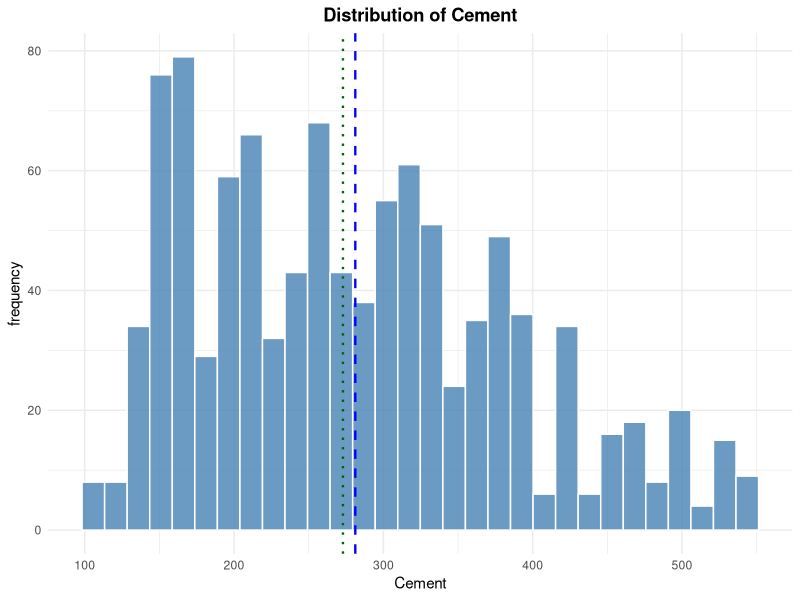
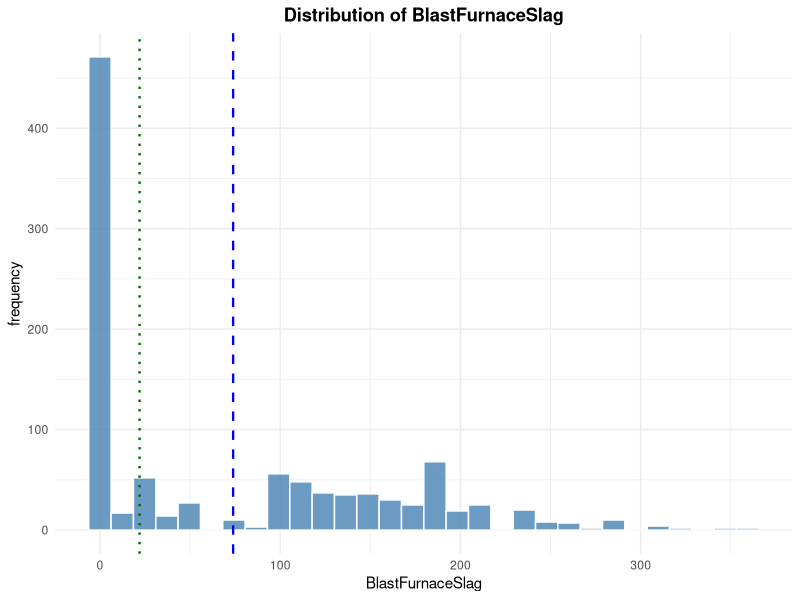
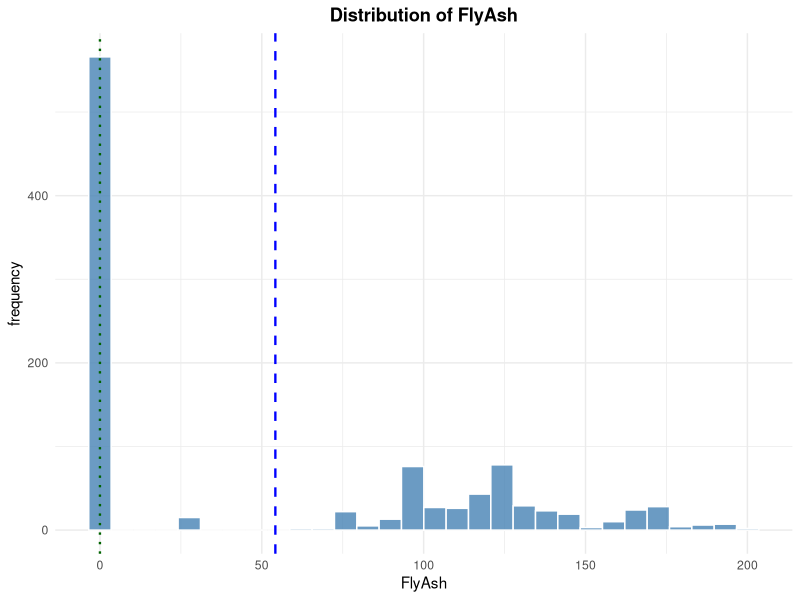
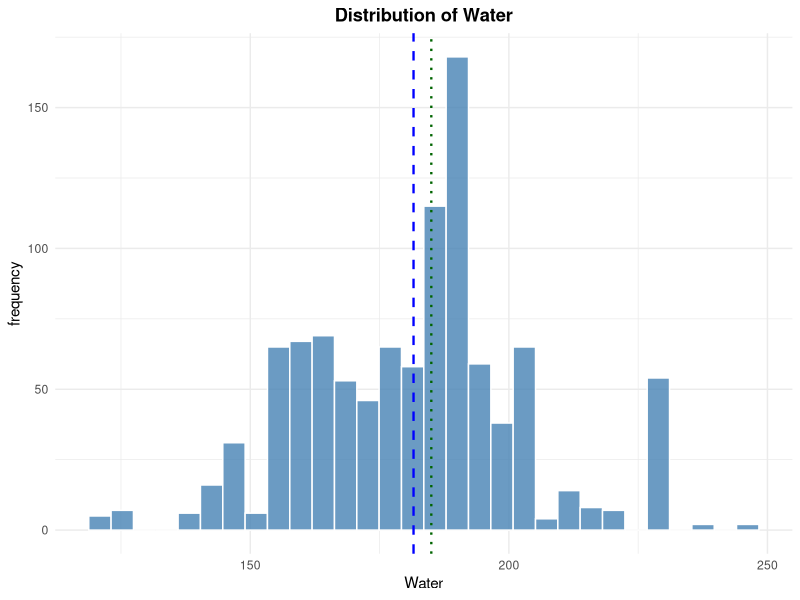
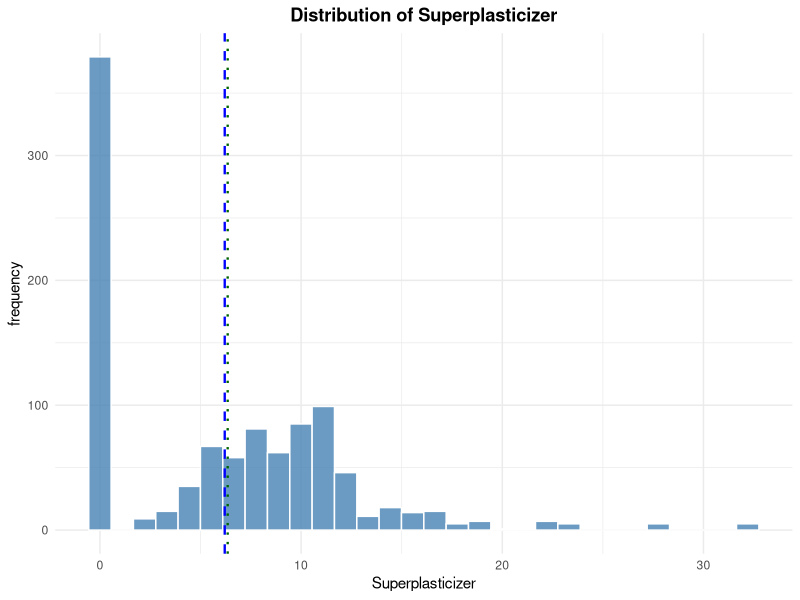
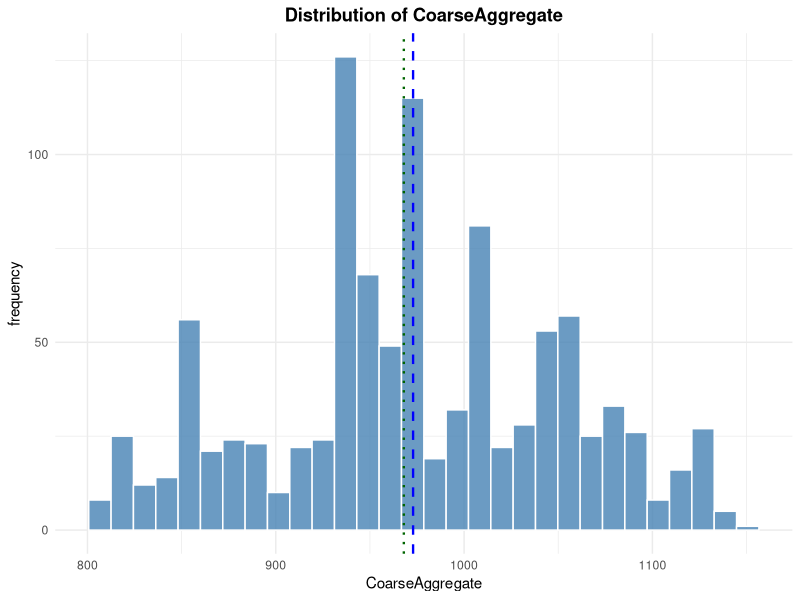
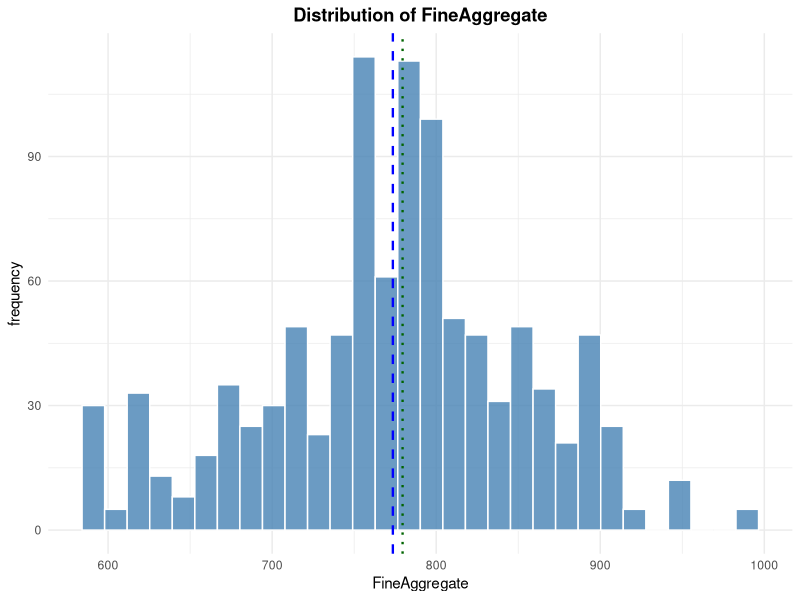
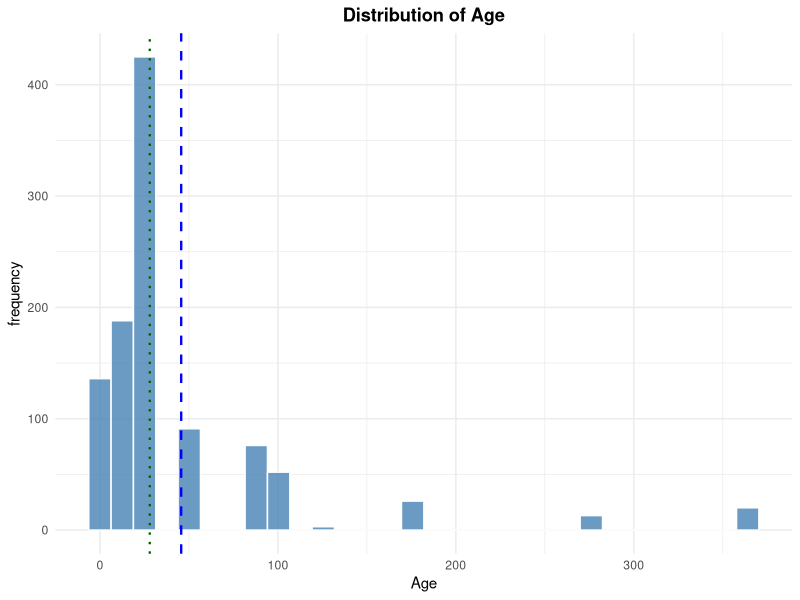

Generate these figures, in order, with R:
## ---- chunk 1

required_packages <- c(
  "tidyverse",
  "glmnet",
  "knitr",
  "kableExtra",
  "car",
  "readxl",
  "corrplot",
  "patchwork"
)
missing_packages <- required_packages[
  !vapply(required_packages, requireNamespace, logical(1), quietly = TRUE)
]
if (length(missing_packages)) {
  stop("Install the required packages before rendering: ",
       paste(missing_packages, collapse = ", "))
}

library(tidyverse)
library(glmnet)
library(knitr)
library(car)
library(kableExtra)
library(readxl)
library(ggplot2)
library(dplyr)
library(tidyr)
library(corrplot)


seeds <- list(
  split = 240200L,
  cv = 240300L,
  features = 240400L
)

## ---- chunk 2

split_rows <- function(n, train_prop = 0.80, seed) {
  stopifnot(n >= 10L, train_prop > 0, train_prop < 1)
  set.seed(seed)
  train <- sort(sample.int(n, floor(train_prop * n), replace = FALSE))
  list(train = train, test = setdiff(seq_len(n), train))
}

fit_scaler <- function(x, tol = 1e-12) {
  x <- as.matrix(x)
  center <- colMeans(x)
  centered <- sweep(x, 2L, center, "-")
  scale <- sqrt(colMeans(centered^2))
  keep <- is.finite(scale) & scale > tol
  if (!any(keep)) stop("No nonconstant training predictor remains.")
  list(
    center = center[keep],
    scale = scale[keep],
    keep = keep,
    dropped = colnames(x)[!keep]
  )
}

apply_scaler <- function(x, prep) {
  x <- as.matrix(x)[, prep$keep, drop = FALSE]
  x <- sweep(x, 2L, prep$center, "-")
  sweep(x, 2L, prep$scale, "/")
}

make_foldid <- function(n, k = 5L, seed) {
  if (k < 3L || k > n) stop("Require 3 <= k <= number of training rows.")
  set.seed(seed)
  sample(rep(seq_len(k), length.out = n))
}

render_table <- function(df, caption, align = NULL) {
  if (is.null(align)) {
    align <- paste(rep("c", ncol(df)), collapse = "")
  }

  kbl(
    df,
    caption = caption,
    booktabs = TRUE,
    align = align
  ) |>
    kable_styling(
      latex_options = c("hold_position", "striped"),
      position = "center",
      full_width = FALSE,
      font_size = 10
    ) |>
    row_spec(0, bold = TRUE)
}

plot_histogram <- function(data, title, x_title, y_title) { 
  plot <- ggplot(
    data.frame(Value = data), 
    aes(x = Value)
  ) + 
    geom_histogram(
      bins = 30, 
      fill = "steelblue", 
      color = "white", 
      alpha = 0.8 
    ) + 
    geom_vline(
      xintercept = mean(data, na.rm = TRUE), 
      color = "blue", 
      linetype = "dashed", 
      linewidth = 0.8
    ) + 
    geom_vline(
      xintercept = median(data, na.rm = TRUE), 
      color = "darkgreen", 
      linetype = "dotted", 
      linewidth = 0.8
    ) + 
    labs(
      title = title, 
      x = x_title, 
      y = y_title
    ) + 
    theme_minimal(base_size = 11) + 
    theme(
      plot.title = element_text(
        hjust = 0.5, 
        face = "bold"
      )
    ) 
  
  return(plot) 
}

ols_stepwise_regression <- function(x_train,
                                    y_train,
                                    direction = "both") {
  
  df <- as.data.frame(x_train)
  df$y <- y_train
  
  full_model <- lm(
    y ~ .,
    data = df
  )
  
  best_model <- step(
    full_model,
    direction = direction,
    trace = 0
  )
  
  return (best_model)
}

fit_cv_glmnet <- function(x, y, alpha, foldid) {
  glmnet::cv.glmnet(
    x = x,
    y = y,
    family = "gaussian",
    alpha = alpha,
    foldid = foldid,
    standardize = TRUE,
    intercept = TRUE,
    type.measure = "mse"
  )
}

regression_metrics <- function(actual, predicted) {
  
  actual <- as.numeric(actual)
  predicted <- as.numeric(predicted)
  
  rmse <- sqrt(
    mean((actual - predicted)^2)
  )
  
  mae <- mean(
    abs(actual - predicted)
  )
  
  r2 <- 1 - (
    sum((actual - predicted)^2) /
    sum((actual - mean(actual))^2)
  )
  
  data.frame(
    RMSE = rmse,
    MAE = mae,
    R2 = r2
  )
}

## ---- chunk 3
raw_data <- read_excel("Concrete_Data.xls")
old_column_names <- names(raw_data)
new_column_names <- c("Cement",
                      "BlastFurnaceSlag",
                      "FlyAsh",
                      "Water",
                      "Superplasticizer",
                      "CoarseAggregate",
                      "FineAggregate",
                      "Age",
                      "Strength")
names(raw_data) <- new_column_names

response <- "Strength"
predictors <- setdiff(names(raw_data), response)


cat("Dimension:", nrow(raw_data), "x", ncol(raw_data),
    "| Total missing values:", sum(is.na(raw_data)), "\n")
## ---- chunk 4

for (name in new_column_names){
  print(plot_histogram(raw_data[[name]], 
                       paste("Distribution of", name), 
                       name,
                       "frequency"))
}

## ---- chunk 5
# Desired variable order: predictors first, Strength last
variable_order <- c(predictors, "Strength")

# Calculate mean and median for each variable
summary_stats <- raw_data %>%
  pivot_longer(
    cols = everything(),
    names_to = "Variable",
    values_to = "Value"
  ) %>%
  mutate(
    Variable = factor(Variable, levels = variable_order)
  ) %>%
  group_by(Variable) %>%
  summarise(
    Mean = mean(Value, na.rm = TRUE),
    Median = median(Value, na.rm = TRUE),
    .groups = "drop"
  )

# Histogram
raw_data %>%
  pivot_longer(
    cols = everything(),
    names_to = "Variable",
    values_to = "Value"
  ) %>%
  mutate(
    Variable = factor(Variable, levels = variable_order)
  ) %>%
  ggplot(aes(x = Value)) +
  geom_histogram(
    bins = 30,
    fill = "steelblue",
    color = "white",
    alpha = 0.8
  ) +
  geom_vline(
    data = summary_stats,
    aes(xintercept = Mean, color = "Mean"),
    linetype = "dashed",
    linewidth = 0.6
  ) +
  geom_vline(
    data = summary_stats,
    aes(xintercept = Median, color = "Median"),
    linetype = "dotted",
    linewidth = 0.6
  ) +
  facet_wrap(
    ~ Variable,
    scales = "free",
    ncol = 2
  ) +
  scale_color_manual(
    name = NULL,
    values = c(
      "Mean" = "blue",
      "Median" = "darkgreen"
    )
  ) +
  labs(
    title = "Distribution of Variables",
    x = NULL,
    y = "Frequency"
  ) +
  theme_minimal(base_size = 12) +
  theme(
    plot.title = element_text(
      hjust = 0.5,
      face = "bold",
      size = 16
    ),
    strip.text = element_text(
      size = 12,
      face = "bold"
    ),
    axis.text = element_text(size = 10),
    legend.position = "bottom"
  )

# Box plot
raw_data %>%
  pivot_longer(
    cols = everything(),
    names_to = "Variable",
    values_to = "Value"
  ) %>%
  mutate(
    Variable = factor(Variable, levels = variable_order)
  ) %>%
  ggplot(aes(x = "", y = Value)) +
  geom_boxplot() +
  facet_wrap(
    ~ Variable,
    scales = "free",
    ncol = 3
  ) +
  labs(
    title = "Boxplots of Variables",
    x = NULL,
    y = NULL
  ) +
  theme_minimal() +
  theme(
    axis.text.x = element_blank(),
    axis.ticks.x = element_blank(),
    strip.text = element_text(face = "bold")
  )
## ---- chunk 6
raw_data %>%
  pivot_longer(
    cols = all_of(predictors),
    names_to = "Predictor",
    values_to = "Value"
  ) %>%
  mutate(
    Predictor = factor(Predictor, levels = predictors)
  )%>%
  ggplot(aes(x = Value, y = Strength)) +
  geom_point(alpha = 0.35) +
  geom_smooth(
    method = "loess",
    se = FALSE
  ) +
  facet_wrap(
    ~ Predictor,
    scales = "free_x",
    ncol = 3
  ) +
  labs(
    title = "Relationships Between Predictors and Concrete Strength",
    x = NULL,
    y = "Concrete Compressive Strength (MPa)"
  ) +
  theme_minimal()
## ---- chunk 7

library(corrplot)

# -----------------------------------
# 1. Correlation among all variables
# -----------------------------------

numeric_variables <- names(raw_data)[
  sapply(raw_data, is.numeric)
]

cor_matrix <- cor(
  raw_data[numeric_variables],
  use = "pairwise.complete.obs",
  method = "pearson"
)

# Numerical correlation matrix
round(cor_matrix, 2)

## ---- chunk 8

# -----------------------------------
# 2. Correlation heatmap
# -----------------------------------


corrplot(
  cor_matrix,
  method = "color",
  type = "upper",
  order = "hclust",
  addCoef.col = "black",
  tl.col = "black",
  tl.srt = 45,
  number.cex = 0.7
)

## ---- chunk 9

split <- split_rows(
    n = nrow(raw_data),
    train_prop = 0.80,
    seed = seeds$split
)

train_id <- split$train
test_id <- split$test

stopifnot(
    length(intersect(train_id, test_id)) == 0L
)

train_data <- raw_data[train_id, , drop=FALSE]
test_data  <- raw_data[test_id, , drop = FALSE]


## ---- chunk 10

iqr_outlier_summary <- function(x) {

  q1 <- unname(quantile(x, 0.25, na.rm = TRUE))
  q3 <- unname(quantile(x, 0.75, na.rm = TRUE))
  iqr <- q3 - q1

  lower <- q1 - 1.5 * iqr
  upper <- q3 + 1.5 * iqr

  outlier_flag <- x < lower | x > upper

  c(
    Lower_Bound = lower,
    Upper_Bound = upper,
    Number_of_Outliers = sum(outlier_flag, na.rm = TRUE),
    Percentage = mean(outlier_flag, na.rm = TRUE) * 100
  )
}

outlier_summary <- do.call(
  rbind,
  lapply(train_data, iqr_outlier_summary)
)

outlier_summary <- as.data.frame(outlier_summary)
outlier_summary$Variable <- rownames(outlier_summary)
rownames(outlier_summary) <- NULL

outlier_summary <- outlier_summary[
  , c(
    "Variable",
    "Lower_Bound",
    "Upper_Bound",
    "Number_of_Outliers",
    "Percentage"
  )
]
outlier_summary$Lower_Bound <- round(outlier_summary$Lower_Bound, 2)
outlier_summary$Upper_Bound <- round(outlier_summary$Upper_Bound, 2)
outlier_summary$Percentage <- round(outlier_summary$Percentage, 2)

outlier_summary
## ---- chunk 11
library(patchwork)

compare_transform <- function(data, raw_var, transformed_var, transformed_name) {

  # Original variable
  p_raw <- ggplot(
    data,
    aes(x = .data[[raw_var]], y = Strength)
  ) +
    geom_point(alpha = 0.3) +
    geom_smooth(
      method = "lm",
      se = FALSE,
      color = "red",
      linewidth = 0.8
    ) +
    geom_smooth(
      method = "loess",
      se = FALSE,
      color = "blue",
      linewidth = 0.8
    ) +
    labs(
      title = paste("Original:", raw_var),
      x = raw_var,
      y = "Concrete Compressive Strength (MPa)"
    ) +
    theme_minimal(base_size = 11) +
    theme(
      plot.title = element_text(
        hjust = 0.5,
        face = "bold"
      )
    )

  # Transformed variable
  temp_data <- data
  temp_data$Transformed <- transformed_var

  p_trans <- ggplot(
    temp_data,
    aes(x = Transformed, y = Strength)
  ) +
    geom_point(alpha = 0.3) +
    geom_smooth(
      method = "lm",
      se = FALSE,
      color = "red",
      linewidth = 0.8
    ) +
    geom_smooth(
      method = "loess",
      se = FALSE,
      color = "blue",
      linewidth = 0.8
    ) +
    labs(
      title = paste("Transformed:", transformed_name),
      x = transformed_name,
      y = "Concrete Compressive Strength (MPa)"
    ) +
    theme_minimal(base_size = 11) +
    theme(
      plot.title = element_text(
        hjust = 0.5,
        face = "bold"
      )
    )

  # Combine plots
  combined_plot <- p_raw + p_trans +
    plot_annotation(
      title = paste(
        "Effect of Transformation:",
        raw_var
      ),
      subtitle = "Red: Linear fit | Blue: LOESS smooth",
      theme = theme(
        plot.title = element_text(
          hjust = 0.5,
          face = "bold",
          size = 14
        ),
        plot.subtitle = element_text(
          hjust = 0.5,
          size = 10
        )
      )
    )

  return(combined_plot)
}

# Age
print(
  compare_transform(
    train_data,
    "Age",
    log(train_data$Age),
    "log(Age)"
  )
)

## ---- chunk 12

age_comparison <- data.frame(
  Form = c("Age", "log(Age)"),
  Correlation_with_Strength = c(
    cor(train_data$Age, train_data$Strength),
    cor(log(train_data$Age), train_data$Strength)
  )
)
age_comparison
## ---- chunk 13

train_clean <- train_data %>%
  mutate(
    # Transformation supported by EDA
    LogAge = log(Age), 
    Water2 = Water^2,

    # Zero-presence indicators
    SlagPresent = as.integer(BlastFurnaceSlag > 0),
    FlyAshPresent = as.integer(FlyAsh > 0),
    SuperplasticizerPresent =
      as.integer(Superplasticizer > 0)
  ) %>%
  select(-Age)

test_clean <- test_data %>%
  mutate(
    LogAge = log(Age), 
    Water2 = Water^2,

    SlagPresent = as.integer(BlastFurnaceSlag > 0),
    FlyAshPresent = as.integer(FlyAsh > 0),
    SuperplasticizerPresent =
      as.integer(Superplasticizer > 0)
  ) %>%
  select(-Age)

clean_predictors <- setdiff(
  names(train_clean),
  response
)

x_train_raw <- as.matrix(
  train_clean[, clean_predictors, drop = FALSE]
)
x_test_raw <- as.matrix(
  test_clean[, clean_predictors, drop = FALSE]
)

# Keep response on the original MPa scale
y_train <- train_clean[[response]]
y_test <- test_clean[[response]]


foldid <- make_foldid(
  n = nrow(train_clean),
  k = 5L,
  seed = seeds$cv
)

## ---- chunk 14
# Full model using the cleaned and engineered training data
vif_model <- lm(
  Strength ~ .,
  data = train_clean
)

vif_values <- car::vif(vif_model)

vif_table <- data.frame(
  Predictor = names(vif_values),
  VIF = as.numeric(vif_values)
)

vif_table <- vif_table[
  order(-vif_table$VIF),
]

vif_table$VIF <- round(
  vif_table$VIF,
  2
)

vif_table$Assessment <- cut(
  vif_table$VIF,
  breaks = c(-Inf, 5, 10, Inf),
  labels = c(
    "Acceptable",
    "High",
    "Very High"
  )
)

render_table(
  vif_table,
  caption = "Variance Inflation Factor (VIF) of Candidate Predictors"
)
## ---- chunk 15
full_step_model <- lm(
  Strength ~ .,
  data = train_clean
)

stepwise_model <- step(
  full_step_model,
  direction = "both",
  trace = 0
)

all_predictors <- setdiff(
  names(train_clean),
  response
)

selected_predictors <- names(
  coef(stepwise_model)
)[-1]

selection_table <- data.frame(
  Predictor = all_predictors,
  Selected = ifelse(
    all_predictors %in% selected_predictors,
    "Yes",
    "No"
  )
)

render_table(
  selection_table,
  caption = "Feature Selection Results from Stepwise AIC"
)
## ---- chunk 16
train_clean <- train_clean %>%
  select(-SlagPresent)

test_clean <- test_clean %>%
  select(-SlagPresent)

clean_predictors <- setdiff(
  names(train_clean),
  response
)

x_train_raw <- as.matrix(
  train_clean[, clean_predictors, drop = FALSE]
)

x_test_raw <- as.matrix(
  test_clean[, clean_predictors, drop = FALSE]
)

y_train <- train_clean[[response]]
y_test <- test_clean[[response]]
## ---- chunk 17

# Scale predictors

x_prep <- fit_scaler(x_train_raw)
x_train_scale <- apply_scaler(x_train_raw, x_prep)
x_test_scale <- apply_scaler(x_test_raw, x_prep)
train_clean_scale <- data.frame(x_train_scale)
train_clean_scale[[response]] <- y_train
test_clean_scale <- data.frame(x_test_scale)
test_clean_scale[[response]] <- y_test

ols_model <- lm(
  Strength ~ .,
  data = train_clean_scale
)

ols_summary <- summary(ols_model)$coefficients

p_values <- ols_summary[, "Pr(>|t|)"]

ols_coef <- data.frame(
  Predictor = rownames(ols_summary),
  Coefficient = round(ols_summary[, "Estimate"], 4),
  P_value = ifelse(
    p_values < 0.001,
    "< 0.001",
    sprintf("%.4f", p_values)
  )
)

rownames(ols_coef) <- NULL

render_table(
  ols_coef,
  caption = "OLS Baseline Model Coefficients"
)

## ---- chunk 18

ridge_cv <- fit_cv_glmnet(
  x = x_train_raw,
  y = y_train,
  alpha = 0,
  foldid = foldid
)

ridge_coef <- data.frame(
  Predictor = rownames(as.matrix(
    coef(ridge_cv, s = "lambda.min")
  )),
  Coefficient = as.numeric(
    coef(ridge_cv, s = "lambda.min")
  )
)

ridge_coef$Coefficient <- round(
  ridge_coef$Coefficient,
  4
)

render_table(
  ridge_coef,
  caption = "Ridge Regression Coefficients"
)

## ---- chunk 19

lasso_cv <- fit_cv_glmnet(
  x = x_train_raw,
  y = y_train,
  alpha = 1,
  foldid = foldid
)

lasso_coef <- data.frame(
  Predictor = rownames(as.matrix(
    coef(lasso_cv, s = "lambda.min")
  )),
  Coefficient = as.numeric(
    coef(lasso_cv, s = "lambda.min")
  )
)

lasso_coef$Coefficient <- round(
  lasso_coef$Coefficient,
  4
)

render_table(
  lasso_coef,
  caption = "Lasso Regression Coefficients"
)

## ---- chunk 20

alpha_grid <- seq(
  0.1,
  0.9,
  by = 0.1
)

elastic_results <- lapply(
  alpha_grid,
  function(alpha) {
    
    cv_fit <- fit_cv_glmnet(
      x = x_train_raw,
      y = y_train,
      alpha = alpha,
      foldid = foldid
    )
    
    data.frame(
      alpha = alpha,
      lambda = cv_fit$lambda.min,
      cv_mse = min(cv_fit$cvm)
    )
  }
)

elastic_results <- do.call(
  rbind,
  elastic_results
)

best_elastic <- elastic_results[
  which.min(elastic_results$cv_mse),
]

best_elastic

elastic_cv <- fit_cv_glmnet(
  x = x_train_raw,
  y = y_train,
  alpha = best_elastic$alpha,
  foldid = foldid
)

elastic_coef <- data.frame(
  Predictor = rownames(as.matrix(
    coef(elastic_cv, s = "lambda.min")
  )),
  Coefficient = as.numeric(
    coef(elastic_cv, s = "lambda.min")
  )
)

elastic_coef$Coefficient <- round(
  elastic_coef$Coefficient,
  4
)

render_table(
  elastic_coef,
  caption = "Elastic Net Regression Coefficients"
)

## ---- chunk 21

ols_pred <- predict(
  ols_model,
  newdata = test_clean_scale
)

ols_metrics <- regression_metrics(
  actual = y_test,
  predicted = ols_pred
)

ridge_pred <- predict(
  ridge_cv,
  newx = x_test_raw,
  s = "lambda.min"
)

ridge_metrics <- regression_metrics(
  actual = y_test,
  predicted = ridge_pred
)

lasso_pred <- predict(
  lasso_cv,
  newx = x_test_raw,
  s = "lambda.min"
)

lasso_metrics <- regression_metrics(
  y_test,
  lasso_pred
)

elastic_pred <- predict(
  elastic_cv,
  newx = x_test_raw,
  s = "lambda.min"
)

elastic_metrics <- regression_metrics(
  actual = y_test,
  predicted = elastic_pred
)

evaluation_table <- data.frame(
  Model = c(
    "OLS",
    "Ridge",
    "Lasso",
    "Elastic Net"
  ),
  RMSE = c(
    ols_metrics$RMSE,
    ridge_metrics$RMSE,
    lasso_metrics$RMSE,
    elastic_metrics$RMSE
  ),
  MAE = c(
    ols_metrics$MAE,
    ridge_metrics$MAE,
    lasso_metrics$MAE,
    elastic_metrics$MAE
  )
)

evaluation_table$RMSE <- round(evaluation_table$RMSE, 4)
evaluation_table$MAE <- round(evaluation_table$MAE, 4)
render_table(
  evaluation_table,
  caption = "Test Set Performance Comparison"
)

## ---- chunk 22

data(ToothGrowth)

ToothGrowth$supp <- as.factor(ToothGrowth$supp)
ToothGrowth$dose <- as.factor(ToothGrowth$dose)

## ---- chunk 23
# Calculate an overall description of the continuous response.
tooth_overall_summary <- data.frame(
  N = nrow(ToothGrowth),
  Mean = mean(ToothGrowth$len),
  Median = median(ToothGrowth$len),
  Variance = var(ToothGrowth$len),
  SD = sd(ToothGrowth$len),
  Minimum = min(ToothGrowth$len),
  Maximum = max(ToothGrowth$len)
) |>
  mutate(across(where(is.numeric), ~ round(.x, 3)))

render_table(
  tooth_overall_summary,
  caption = "Overall Descriptive Statistics for Odontoblast Length"
)
## ---- chunk 24
# Summarise each of the six treatment combinations separately.
tooth_cell_summary <- ToothGrowth |>
  group_by(supp, dose) |>
  summarise(
    N = n(),
    Mean = mean(len),
    Median = median(len),
    Variance = var(len),
    SD = sd(len),
    .groups = "drop"
  ) |>
  mutate(across(c(Mean, Median, Variance, SD), ~ round(.x, 3))) |>
  rename(Supplement = supp, Dose = dose)

render_table(
  tooth_cell_summary,
  caption = "Odontoblast Length by Supplement and Dose"
)
## ---- chunk 25
# Box plots retain the individual dose groups and make within-cell spread visible.
tooth_boxplot <- ggplot(
  ToothGrowth,
  aes(x = dose, y = len, fill = supp)
) +
  geom_boxplot(position = position_dodge(width = 0.8), alpha = 0.80) +
  labs(
    title = "Odontoblast Length by Dose and Supplement",
    x = "Vitamin C dose (mg/day)",
    y = "Odontoblast length",
    fill = "Supplement"
  ) +
  theme_minimal(base_size = 11) +
  theme(plot.title = element_text(hjust = 0.5, face = "bold"))

print(tooth_boxplot)

# Non-parallel mean profiles are visual evidence of a possible interaction.
tooth_interaction_plot <- ggplot(
  ToothGrowth,
  aes(x = dose, y = len, colour = supp, group = supp)
) +
  stat_summary(fun = mean, geom = "line", linewidth = 0.9) +
  stat_summary(fun = mean, geom = "point", size = 2.8) +
  labs(
    title = "Interaction Plot of Cell Means",
    x = "Vitamin C dose (mg/day)",
    y = "Mean odontoblast length",
    colour = "Supplement"
  ) +
  theme_minimal(base_size = 11) +
  theme(plot.title = element_text(hjust = 0.5, face = "bold"))

print(tooth_interaction_plot)

# Faceting the histogram allows the overall response distributions to be
# compared between delivery methods without treating dose as continuous.
tooth_histogram <- ggplot(
  ToothGrowth,
  aes(x = len, fill = supp)
) +
  geom_histogram(bins = 10, colour = "white", alpha = 0.80) +
  facet_wrap(~ supp, nrow = 1) +
  labs(
    title = "Distribution of Odontoblast Length by Supplement",
    x = "Odontoblast length",
    y = "Frequency",
    fill = "Supplement"
  ) +
  theme_minimal(base_size = 11) +
  theme(
    plot.title = element_text(hjust = 0.5, face = "bold"),
    legend.position = "none"
  )

print(tooth_histogram)
## ---- chunk 26

data(ToothGrowth)

ToothGrowth$supp <- as.factor(ToothGrowth$supp)
ToothGrowth$dose <- as.factor(ToothGrowth$dose)

model <- aov(len ~ supp * dose, data = ToothGrowth)

anova_table <- anova(model)

anova_df <- data.frame(
  Source = rownames(anova_table),
  SS = anova_table$`Sum Sq`,
  df = anova_table$Df,
  MS = anova_table$`Mean Sq`,
  F = anova_table$`F value`,
  p.value = anova_table$`Pr(>F)`
)

total_row <- data.frame(
  Source = "Total",
  SS = sum(anova_df$SS, na.rm = TRUE),
  df = nrow(ToothGrowth) - 1,
  MS = NA,
  F = NA,
  p.value = NA
)


anova_df <- rbind(anova_df, total_row)

render_table(anova_df, "ANOVA result")


## ---- chunk 27
tooth_anova_raw <- summary(model)[[1]]
tooth_error_ss <- tooth_anova_raw["Residuals", "Sum Sq"]

tooth_effect_sizes <- data.frame(
  Effect = c("Supplement", "Dose", "Supplement x Dose"),
  Partial_Eta_Squared = c(
    tooth_anova_raw["supp", "Sum Sq"],
    tooth_anova_raw["dose", "Sum Sq"],
    tooth_anova_raw["supp:dose", "Sum Sq"]
  )
) |>
  mutate(
    Partial_Eta_Squared = round(
      Partial_Eta_Squared / (Partial_Eta_Squared + tooth_error_ss),
      3
    )
  )

render_table(
  tooth_effect_sizes,
  caption = "Partial Eta-Squared Effect Sizes"
)
## ---- chunk 28

model <- lm(len ~ supp * dose, data = ToothGrowth)

qqnorm(residuals(model))
qqline(residuals(model))

test <- shapiro.test(residuals(model))

shapiro_result <- data.frame(
  W = unname(test$statistic),
  p_value = test$p.value
)

rownames(shapiro_result) <- NULL

render_table(shapiro_result, "Result of Shapiro-Wilk Test")

## ---- chunk 29

plot(fitted(model), residuals(model),
     xlab = "Fitted values",
     ylab = "Residuals",
     main = "Residual Plot")

abline(h = 0, lty = 2)

library(car)

levene_result <- as.data.frame(
  leveneTest(len ~ supp * dose, data = ToothGrowth)
)

levene_result <- levene_result[1, , drop = FALSE]
render_table(levene_result, "Result of Levene's Test")

## ---- chunk 30

plot(residuals(model),
     type = "p",
     main = "Residuals vs Observation Order",
     xlab = "Observation order",
     ylab = "Residuals")

abline(h = 0, lty = 2)

library(lmtest)

test <- dwtest(model)

dw_result <- data.frame(
  DW = unname(test$statistic),
  p_value = test$p.value
)

render_table(dw_result, "Result of Durbin–Watson Test")

## ---- chunk 31

model <- aov(len ~ supp * dose, data = ToothGrowth)
tukey_dose <- as.data.frame(TukeyHSD(model, "dose")$dose)
mean_len <- mean(ToothGrowth$len)
tukey_dose$diff_mean <- tukey_dose$diff / mean_len
render_table(tukey_dose, "Resutls of Tukey's HSD on Dose")

## ---- chunk 32

ToothGrowth$treatment <- interaction(
  ToothGrowth$supp,
  ToothGrowth$dose
)

model_interaction <- aov(
  len ~ treatment,
  data = ToothGrowth
)

# Tukey HSD
tukey_interaction <- as.data.frame(
  TukeyHSD(model_interaction)$treatment
)

# Relative difference: diff / mean tooth length
mean_len <- mean(ToothGrowth$len)

tukey_interaction$diff_mean <- 
  tukey_interaction$diff / mean_len

render_table(tukey_interaction, "Results of Tukey's HSD on Interaction")

tukey_interaction$comparison <- rownames(tukey_interaction)

# Split comparison into the two groups
tukey_interaction$Group1 <- sub(
  "-.*",
  "",
  tukey_interaction$comparison
)

tukey_interaction$Group2 <- sub(
  ".*-",
  "",
  tukey_interaction$comparison
)

# All treatment groups
groups <- c(
  "VC.0.5",
  "VC.1",
  "VC.2",
  "OJ.0.5",
  "OJ.1",
  "OJ.2"
)

# Create complete 6 x 6 grid
heatmap_data <- expand.grid(
  Group1 = groups,
  Group2 = groups
)

heatmap_data$diff_mean <- NA
heatmap_data$p_adj <- NA

# Fill the matrix
for (i in 1:nrow(tukey_interaction)) {

  g1 <- tukey_interaction$Group1[i]
  g2 <- tukey_interaction$Group2[i]

  relative_diff <- tukey_interaction$diff_mean[i]
  p_value <- tukey_interaction$`p adj`[i]

  # Original direction
  heatmap_data$diff_mean[
    heatmap_data$Group1 == g1 &
    heatmap_data$Group2 == g2
  ] <- relative_diff

  heatmap_data$p_adj[
    heatmap_data$Group1 == g1 &
    heatmap_data$Group2 == g2
  ] <- p_value

  # Reverse direction
  heatmap_data$diff_mean[
    heatmap_data$Group1 == g2 &
    heatmap_data$Group2 == g1
  ] <- -relative_diff

  heatmap_data$p_adj[
    heatmap_data$Group1 == g2 &
    heatmap_data$Group2 == g1
  ] <- p_value
}

# Only significant differences get the colour scale.
# Non-significant differences become NA -> grey.
heatmap_data$fill_value <- ifelse(
  heatmap_data$p_adj < 0.05,
  heatmap_data$diff_mean,
  NA
)

# Set desired order
heatmap_data$Group1 <- factor(
  heatmap_data$Group1,
  levels = groups
)

heatmap_data$Group2 <- factor(
  heatmap_data$Group2,
  levels = groups
)

# Heatmap
ggplot2::ggplot(
  heatmap_data,
  ggplot2::aes(
    x = Group1,
    y = Group2
  )
) +
  ggplot2::geom_tile(
    ggplot2::aes(fill = fill_value),
    color = "white"
  ) +
  ggplot2::geom_text(
    ggplot2::aes(
      label = ifelse(
        is.na(diff_mean),
        "",
        sprintf("%.2f", diff_mean)
      )
    ),
    size = 3
  ) +
  ggplot2::scale_fill_gradient2(
    low = "#2166AC",
    mid = "white",
    high = "#B2182B",
    midpoint = 0,
    na.value = "grey80",
    name = "Difference / Mean"
  ) +
  ggplot2::coord_fixed() +
  ggplot2::labs(
    title = "Tukey HSD Relative Mean Differences",
    subtitle = "Non-significant differences are greyed out",
    x = NULL,
    y = NULL
  ) +
  ggplot2::theme_minimal(base_size = 11) +
  ggplot2::theme(
    plot.title = ggplot2::element_text(
      hjust = 0.5,
      face = "bold"
    ),
    plot.subtitle = ggplot2::element_text(
      hjust = 0.5
    ),
    axis.text.x = ggplot2::element_text(
      angle = 45,
      hjust = 1
    ),
    panel.grid = ggplot2::element_blank()
  )
